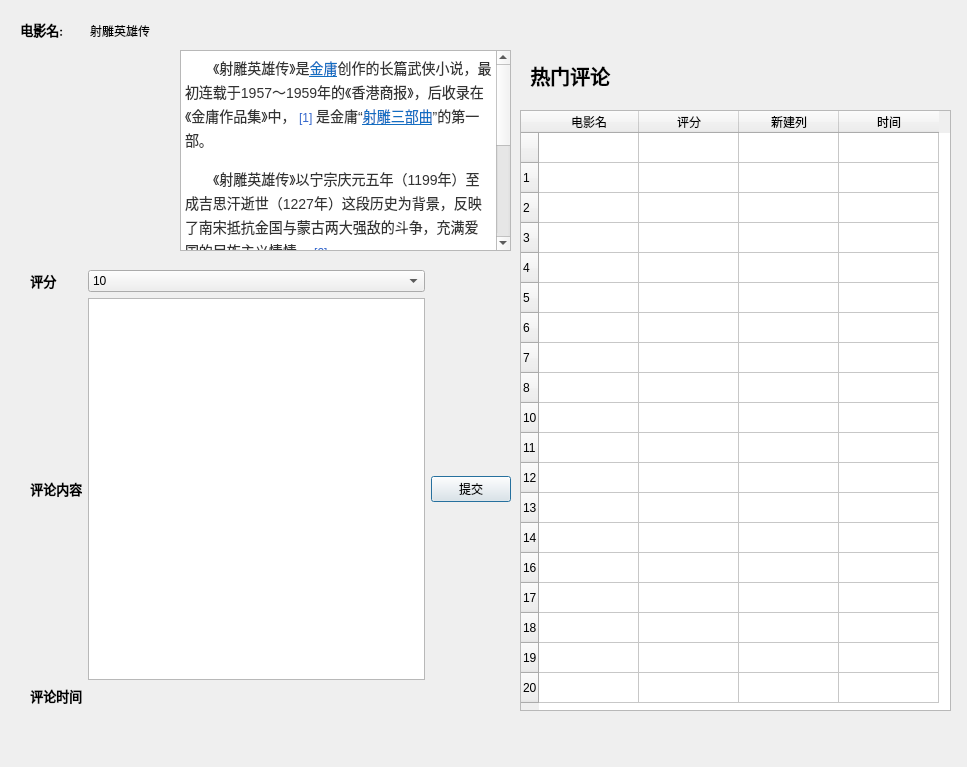
<?xml version="1.0" encoding="UTF-8"?>
<ui version="4.0">
 <class>Dialog</class>
 <widget class="QDialog" name="Dialog">
  <property name="geometry">
   <rect>
    <x>0</x>
    <y>0</y>
    <width>967</width>
    <height>767</height>
   </rect>
  </property>
  <property name="windowTitle">
   <string>Dialog</string>
  </property>
  <widget class="QLabel" name="label">
   <property name="geometry">
    <rect>
     <x>20</x>
     <y>50</y>
     <width>161</width>
     <height>201</height>
    </rect>
   </property>
   <property name="font">
    <font>
     <pointsize>10</pointsize>
    </font>
   </property>
   <property name="text">
    <string/>
   </property>
   <property name="pixmap">
    <pixmap>C:/Users/Administrator/Desktop/1.jpg</pixmap>
   </property>
   <property name="scaledContents">
    <bool>true</bool>
   </property>
  </widget>
  <widget class="QTextBrowser" name="textBrowser">
   <property name="geometry">
    <rect>
     <x>180</x>
     <y>50</y>
     <width>331</width>
     <height>201</height>
    </rect>
   </property>
   <property name="html">
    <string>&lt;!DOCTYPE HTML PUBLIC &quot;-//W3C//DTD HTML 4.0//EN&quot; &quot;http://www.w3.org/TR/REC-html40/strict.dtd&quot;&gt;
&lt;html&gt;&lt;head&gt;&lt;meta name=&quot;qrichtext&quot; content=&quot;1&quot; /&gt;&lt;style type=&quot;text/css&quot;&gt;
p, li { white-space: pre-wrap; }
&lt;/style&gt;&lt;/head&gt;&lt;body style=&quot; font-family:'SimSun'; font-size:9pt; font-weight:400; font-style:normal;&quot;&gt;
&lt;p style=&quot; margin-top:0px; margin-bottom:15px; margin-left:0px; margin-right:0px; -qt-block-indent:0; text-indent:28px; line-height:24px; background-color:#ffffff;&quot;&gt;&lt;span style=&quot; font-family:'arial,宋体,sans-serif'; font-size:14px; color:#333333; background-color:#ffffff;&quot;&gt;《射雕英雄传》是&lt;/span&gt;&lt;a href=&quot;https://baike.baidu.com/item/%E9%87%91%E5%BA%B8&quot;&gt;&lt;span style=&quot; font-family:'arial,宋体,sans-serif'; font-size:14px; text-decoration: underline; color:#136ec2;&quot;&gt;金庸&lt;/span&gt;&lt;/a&gt;&lt;span style=&quot; font-family:'arial,宋体,sans-serif'; font-size:14px; color:#333333;&quot;&gt;创作的长篇武侠小说，最初连载于1957～1959年的《香港商报》，后收录在《金庸作品集》中，&lt;/span&gt;&lt;span style=&quot; font-family:'arial,宋体,sans-serif'; font-size:12px; color:#3366cc;&quot;&gt; [1]&lt;/span&gt;&lt;a name=&quot;ref_[1]_5297005&quot;&gt;&lt;/a&gt;&lt;span style=&quot; font-family:'arial,宋体,sans-serif'; font-size:14px; color:#136ec2;&quot;&gt; &lt;/span&gt;&lt;span style=&quot; font-family:'arial,宋体,sans-serif'; font-size:14px; color:#333333;&quot;&gt;是金庸“&lt;/span&gt;&lt;a href=&quot;https://baike.baidu.com/item/%E5%B0%84%E9%9B%95%E4%B8%89%E9%83%A8%E6%9B%B2&quot;&gt;&lt;span style=&quot; font-family:'arial,宋体,sans-serif'; font-size:14px; text-decoration: underline; color:#136ec2;&quot;&gt;射雕三部曲&lt;/span&gt;&lt;/a&gt;&lt;span style=&quot; font-family:'arial,宋体,sans-serif'; font-size:14px; color:#333333;&quot;&gt;”的第一部。&lt;/span&gt;&lt;/p&gt;
&lt;p style=&quot; margin-top:0px; margin-bottom:15px; margin-left:0px; margin-right:0px; -qt-block-indent:0; text-indent:28px; line-height:24px; background-color:#ffffff;&quot;&gt;&lt;span style=&quot; font-family:'arial,宋体,sans-serif'; font-size:14px; color:#333333; background-color:#ffffff;&quot;&gt;《射雕英雄传》以宁宗庆元五年（1199年）至成吉思汗逝世（1227年）这段历史为背景，反映了南宋抵抗金国与蒙古两大强敌的斗争，充满爱国的民族主义情愫。&lt;/span&gt;&lt;span style=&quot; font-family:'arial,宋体,sans-serif'; font-size:12px; color:#3366cc;&quot;&gt; [2]&lt;/span&gt;&lt;a name=&quot;ref_[2]_5297005&quot;&gt;&lt;/a&gt;&lt;span style=&quot; font-family:'arial,宋体,sans-serif'; font-size:14px; color:#136ec2;&quot;&gt; &lt;/span&gt;&lt;/p&gt;
&lt;p style=&quot; margin-top:0px; margin-bottom:15px; margin-left:0px; margin-right:0px; -qt-block-indent:0; text-indent:28px; line-height:24px; background-color:#ffffff;&quot;&gt;&lt;span style=&quot; font-family:'arial,宋体,sans-serif'; font-size:14px; color:#333333; background-color:#ffffff;&quot;&gt;该小说历史背景突出，场景纷繁，气势宏伟，具有鲜明的“英雄史诗”风格；在人物创造与情节安排上，它打破了传统武侠小说一味传奇，将人物作为情节附庸的模式，坚持以创造个性化的人物形象为中心，坚持人物统帅故事，按照人物性格的发展需要及其内在可能性、必然性来设置情节，从而使这部小说达到了事虽奇人却真的妙境。&lt;/span&gt;&lt;span style=&quot; font-family:'arial,宋体,sans-serif'; font-size:12px; color:#3366cc;&quot;&gt; [1]&lt;/span&gt;&lt;a name=&quot;ref_[1]_5297005&quot;&gt;&lt;/a&gt;&lt;span style=&quot; font-family:'arial,宋体,sans-serif'; font-size:14px; color:#136ec2;&quot;&gt; &lt;/span&gt;&lt;/p&gt;&lt;/body&gt;&lt;/html&gt;</string>
   </property>
  </widget>
  <widget class="QLabel" name="label_3">
   <property name="geometry">
    <rect>
     <x>20</x>
     <y>19</y>
     <width>51</width>
     <height>21</height>
    </rect>
   </property>
   <property name="font">
    <font>
     <family>Cambria Math</family>
     <pointsize>10</pointsize>
     <weight>75</weight>
     <bold>true</bold>
    </font>
   </property>
   <property name="text">
    <string>电影名:</string>
   </property>
  </widget>
  <widget class="QLabel" name="label_4">
   <property name="geometry">
    <rect>
     <x>90</x>
     <y>20</y>
     <width>121</width>
     <height>21</height>
    </rect>
   </property>
   <property name="text">
    <string>射雕英雄传</string>
   </property>
  </widget>
  <widget class="QTableWidget" name="tableWidget">
   <property name="geometry">
    <rect>
     <x>520</x>
     <y>110</y>
     <width>431</width>
     <height>601</height>
    </rect>
   </property>
   <row>
    <property name="text">
     <string/>
    </property>
   </row>
   <row>
    <property name="text">
     <string>1</string>
    </property>
   </row>
   <row>
    <property name="text">
     <string>2</string>
    </property>
   </row>
   <row>
    <property name="text">
     <string>3</string>
    </property>
   </row>
   <row>
    <property name="text">
     <string>4</string>
    </property>
   </row>
   <row>
    <property name="text">
     <string>5</string>
    </property>
   </row>
   <row>
    <property name="text">
     <string>6</string>
    </property>
   </row>
   <row>
    <property name="text">
     <string>7</string>
    </property>
   </row>
   <row>
    <property name="text">
     <string>8</string>
    </property>
   </row>
   <row>
    <property name="text">
     <string>10</string>
    </property>
   </row>
   <row>
    <property name="text">
     <string>11</string>
    </property>
   </row>
   <row>
    <property name="text">
     <string>12</string>
    </property>
   </row>
   <row>
    <property name="text">
     <string>13</string>
    </property>
   </row>
   <row>
    <property name="text">
     <string>14</string>
    </property>
   </row>
   <row>
    <property name="text">
     <string>16</string>
    </property>
   </row>
   <row>
    <property name="text">
     <string>17</string>
    </property>
   </row>
   <row>
    <property name="text">
     <string>18</string>
    </property>
   </row>
   <row>
    <property name="text">
     <string>19</string>
    </property>
   </row>
   <row>
    <property name="text">
     <string>20</string>
    </property>
   </row>
   <column>
    <property name="text">
     <string>电影名</string>
    </property>
   </column>
   <column>
    <property name="text">
     <string>评分</string>
    </property>
   </column>
   <column>
    <property name="text">
     <string>新建列</string>
    </property>
   </column>
   <column>
    <property name="text">
     <string>时间</string>
    </property>
   </column>
  </widget>
  <widget class="QLabel" name="label_8">
   <property name="geometry">
    <rect>
     <x>530</x>
     <y>50</y>
     <width>121</width>
     <height>51</height>
    </rect>
   </property>
   <property name="font">
    <font>
     <family>Cambria Math</family>
     <pointsize>15</pointsize>
     <weight>75</weight>
     <bold>true</bold>
    </font>
   </property>
   <property name="text">
    <string>热门评论</string>
   </property>
  </widget>
  <widget class="QWidget" name="">
   <property name="geometry">
    <rect>
     <x>30</x>
     <y>270</y>
     <width>481</width>
     <height>436</height>
    </rect>
   </property>
   <layout class="QGridLayout" name="gridLayout">
    <item row="1" column="1">
     <widget class="QTextEdit" name="textEdit"/>
    </item>
    <item row="2" column="0">
     <widget class="QLabel" name="label_6">
      <property name="font">
       <font>
        <family>Cambria Math</family>
        <pointsize>10</pointsize>
        <weight>75</weight>
        <bold>true</bold>
       </font>
      </property>
      <property name="text">
       <string>评论时间</string>
      </property>
     </widget>
    </item>
    <item row="1" column="0">
     <widget class="QLabel" name="label_5">
      <property name="font">
       <font>
        <family>Cambria Math</family>
        <pointsize>10</pointsize>
        <weight>75</weight>
        <bold>true</bold>
       </font>
      </property>
      <property name="text">
       <string>评论内容</string>
      </property>
     </widget>
    </item>
    <item row="0" column="0">
     <widget class="QLabel" name="label_2">
      <property name="font">
       <font>
        <family>Cambria Math</family>
        <pointsize>10</pointsize>
        <weight>75</weight>
        <bold>true</bold>
       </font>
      </property>
      <property name="text">
       <string>评分</string>
      </property>
     </widget>
    </item>
    <item row="0" column="1">
     <widget class="QComboBox" name="comboBox">
      <item>
       <property name="text">
        <string>10</string>
       </property>
      </item>
      <item>
       <property name="text">
        <string>9</string>
       </property>
      </item>
      <item>
       <property name="text">
        <string>8</string>
       </property>
      </item>
      <item>
       <property name="text">
        <string>7</string>
       </property>
      </item>
      <item>
       <property name="text">
        <string>6</string>
       </property>
      </item>
      <item>
       <property name="text">
        <string>5</string>
       </property>
      </item>
      <item>
       <property name="text">
        <string>4</string>
       </property>
      </item>
      <item>
       <property name="text">
        <string>3</string>
       </property>
      </item>
      <item>
       <property name="text">
        <string>2</string>
       </property>
      </item>
      <item>
       <property name="text">
        <string>1</string>
       </property>
      </item>
      <item>
       <property name="text">
        <string>0</string>
       </property>
      </item>
     </widget>
    </item>
    <item row="1" column="2">
     <widget class="QPushButton" name="pushButton">
      <property name="text">
       <string>提交</string>
      </property>
     </widget>
    </item>
    <item row="2" column="1">
     <widget class="QLabel" name="label_7">
      <property name="text">
       <string/>
      </property>
     </widget>
    </item>
   </layout>
  </widget>
 </widget>
 <resources/>
 <connections/>
</ui>
